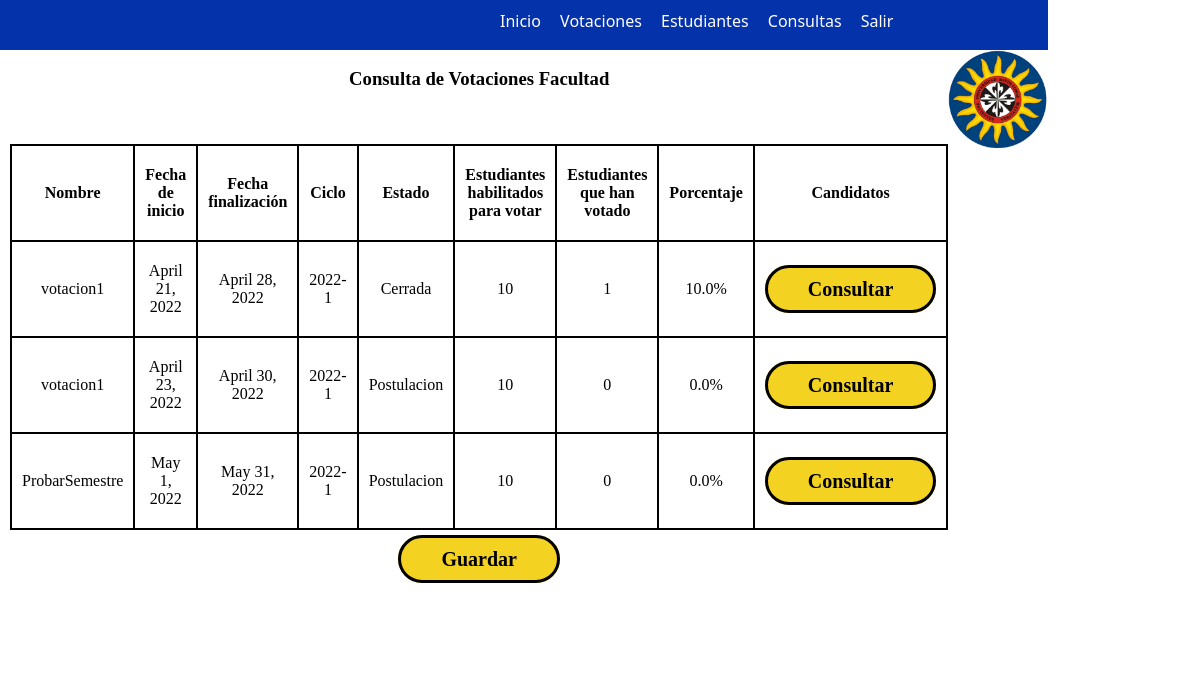
/consulta_votacionfacultad/ (signed in), run on the app's committed database.
### app/models.py (models this page shows, shortened)
class Votacion (models.Model):
    nombre= models.CharField(max_length=45, null=False)
    tipo= models.ForeignKey(
        TipoVotacion,
        related_name='tipos_votaciones',
        on_delete=models.PROTECT
    )
    estado= models.ForeignKey(EstadoVotacion,
        related_name='estado_votaciones',
        on_delete=models.PROTECT
    )
    facultad= models.ForeignKey(Facultad,
        related_name='facultad_votaciones',
        null=False,
        on_delete=models.PROTECT
    )
    fechaInicio=models.DateField(auto_now=False, auto_now_add=False, null=True)
    fechaFinal=models.DateField(auto_now=False, auto_now_add=False,null=True)
    class Meta:
        app_label= 'app'

### app/views.py (the view)
# urls.py: path('consulta_votacionfacultad/', views.consulta_votacionfacultad, name='consulta_votacionfacultad'),
@login_required
def consulta_votacionfacultad(request):
    id_usuario=request.user.id
    facultad_decano=Decano.objects.get(user_id=id_usuario)
    listaf=Votacion.objects.filter(facultad_id=facultad_decano.id, tipo_id = 1)
    print("ACA",listaf.count())
    cantidadEstudiantes = Estudiante.objects.filter(facultad_id=listaf[0].facultad_id).count()
    print("Estudiantes",cantidadEstudiantes)
    for v in listaf:
        print(v)
        votosVotacion = Voto.objects.filter(votacion_id=v.id).count()
        print(votosVotacion)
        setattr(v,"votos",votosVotacion)
        setattr(v,"porcentaje",100*votosVotacion/cantidadEstudiantes)
    contexto ={
        'consultar_votacionfacultad':listaf,
        'votos':cantidadEstudiantes,
    }
    return render(request, 'app/consulta_votacionfacultad.html',contexto)

### app/templates/app/consulta_votacionfacultad.html (shortened to what this page needs)
{% load static %}
<html lang="en">
<head>
    <link href="{% static 'app/css/estilo_consultavotacion.css' %}" rel="stylesheet">
<body>
      <div class="contenedor" >
        <div class="header">
          <ul id="menu">
            <li ><a href="{% url 'app:menu_decano' %}">Inicio</a></li>
            <li ><a href="{% url 'app:vot' %}">Votaciones</a></li>
            <li><a href="{% url 'app:est' %}">Estudiantes</a></li>
            <li><a href="{% url 'app:consult' %}">Consultas</a></li>
            <li><a href="{% url 'app:ingresar' %}" >Salir</a></li>
        </ul>
        </div>
            <div class="contenido">
                <br>
                <h3>Consulta de Votaciones Facultad</h2>
                <br><br>
                <br><br>
                <table>
                          <thead>
                            <tr>
                              <th>Nombre</th>
                              <th>Fecha de inicio</th>
                              <th>Fecha finalización</th>
                              <th>Ciclo</th>
                              <th>Estado</th>
                              <th>Estudiantes habilitados para votar</th>
                              <th>Estudiantes que han votado</th>
                              <th>Porcentaje</th>
                              <th>Candidatos</th>
                            </tr>
                          </thead>
                          <tbody>
                            {%for listaf  in consultar_votacionfacultad%}
                            <tr class="fila">
                              <td>{{listaf.nombre}}</td>
                              <td>{{listaf.fechaInicio}}</td>
                              <td>{{listaf.fechaFinal}}</td>
                              <td>2022-1</td>
                              <td>
                                {%if listaf.estado_id is 1%}
                                Postulacion
                                {%elif listaf.estado_id is 2%}
                                Votacion
                                {%else%}
                                Cerrada
                                {%endif%}
                                </td>
                              <td>{{votos}}</td>
                              <td>{{listaf.votos}}</td>
                              <td>{{listaf.porcentaje}}%</td>
                              <td>
                                <a href="{% url 'app:candidatos-ganadores' listaf.id%}"class="cr">Consultar</a>
                              </td>
                            </tr>
                            {% endfor %}
                          </tbody>
                        </table>
                        <br>
                        <a href="" class="cr">Guardar</a>
          </div>
              <div class="contenido2">
                <img src="{% static 'app/image/Logotipo_USTA_Colombia.png' %}" alt="logo" width="100">              </div>
            </div>
</body>
</html>

### app/static/app/css/estilo_consultavotacion.css (style rules this page uses)
* { margin: 0; padding: 0; box-sizing: border-box; }
ul li { display: inline; margin-right: 15px; position: relative; left: 500px; top: 10px; }
ul a { text-decoration: none; background: #0432AA; color: #fff; }
.contenedor { background: rgb(255, 255, 255); width: auto; height: auto ; display: grid; grid-template: 50px 550px 50px / 1fr 0.3fr; }
.header { grid-row: 1 / 2; grid-column: 1 / 3; list-style-type: none; font-family: "Segoe UI", Tahoma, Geneva, Verdana, sans-serif; background: #0432AA; height: 50px; }
.contenido { background: #ffffff; grid-row: 2 /3; grid-column: 1 /2; justify-items: center; align-items: end; padding-left: 10px; }
.contenido2 { background: #ffffff; grid-row: 2 /3; grid-column: 2 /3; justify-items: center; align-items: end; }
table { margin: auto; }
table,th,td { border: 2px solid black; border-collapse: collapse; padding: 20px 10px; text-align: center; }
td { cursor: pointer; }
h3 { display:inline; }
.cr { text-decoration:none; font-weight: 600; font-size: 20px; color:#000000; padding-top:10px; padding-bottom:10px; padding-left:40px; padding-right:40px; background-color: F3D222; border-color: #000000; border-width: 3px; border-style: solid; border-radius:35px; }

### data on the page
Votacion: nombre "votacion1", fechaInicio "April 21, 2022", fechaFinal "April 28, 2022", shows "Cerrada", votos "10", votos "1", porcentaje "10.0"
Votacion: nombre "votacion1", fechaInicio "April 23, 2022", fechaFinal "April 30, 2022", shows "Postulacion", votos "10", votos "0", porcentaje "0.0"
Votacion: nombre "ProbarSemestre", fechaInicio "May 1, 2022", fechaFinal "May 31, 2022", shows "Postulacion", votos "10", votos "0", porcentaje "0.0"
